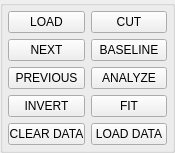
       <widget class="QGroupBox" name="groupBox">
        <property name="sizePolicy">
         <sizepolicy hsizetype="Fixed" vsizetype="Fixed">
          <horstretch>0</horstretch>
          <verstretch>0</verstretch>
         </sizepolicy>
        </property>
        <property name="minimumSize">
         <size>
          <width>175</width>
          <height>0</height>
         </size>
        </property>
        <property name="maximumSize">
         <size>
          <width>175</width>
          <height>150</height>
         </size>
        </property>
        <property name="alignment">
         <set>Qt::AlignCenter</set>
        </property>
        <layout class="QGridLayout" name="gridLayout_2">
         <property name="leftMargin">
          <number>5</number>
         </property>
         <property name="topMargin">
          <number>5</number>
         </property>
         <property name="rightMargin">
          <number>5</number>
         </property>
         <property name="bottomMargin">
          <number>5</number>
         </property>
         <item row="0" column="0">
          <widget class="QPushButton" name="loadbutton">
           <property name="sizePolicy">
            <sizepolicy hsizetype="Expanding" vsizetype="Expanding">
             <horstretch>0</horstretch>
             <verstretch>0</verstretch>
            </sizepolicy>
           </property>
           <property name="minimumSize">
            <size>
             <width>70</width>
             <height>0</height>
            </size>
           </property>
           <property name="maximumSize">
            <size>
             <width>16777215</width>
             <height>16777215</height>
            </size>
           </property>
           <property name="font">
            <font>
             <family>Arial</family>
             <pointsize>9</pointsize>
             <weight>50</weight>
             <bold>false</bold>
            </font>
           </property>
           <property name="layoutDirection">
            <enum>Qt::RightToLeft</enum>
           </property>
           <property name="autoFillBackground">
            <bool>false</bool>
           </property>
           <property name="text">
            <string>LOAD</string>
           </property>
          </widget>
         </item>
         <item row="0" column="1">
          <widget class="QPushButton" name="cutbutton">
           <property name="sizePolicy">
            <sizepolicy hsizetype="Expanding" vsizetype="Expanding">
             <horstretch>0</horstretch>
             <verstretch>0</verstretch>
            </sizepolicy>
           </property>
           <property name="minimumSize">
            <size>
             <width>70</width>
             <height>5</height>
            </size>
           </property>
           <property name="maximumSize">
            <size>
             <width>16777215</width>
             <height>16777215</height>
            </size>
           </property>
           <property name="font">
            <font>
             <family>Arial</family>
             <pointsize>9</pointsize>
             <weight>50</weight>
             <bold>false</bold>
            </font>
           </property>
           <property name="layoutDirection">
            <enum>Qt::LeftToRight</enum>
           </property>
           <property name="autoFillBackground">
            <bool>false</bool>
           </property>
           <property name="text">
            <string>CUT</string>
           </property>
          </widget>
         </item>
         <item row="1" column="0">
          <widget class="QPushButton" name="nextfilebutton">
           <property name="sizePolicy">
            <sizepolicy hsizetype="Expanding" vsizetype="Expanding">
             <horstretch>0</horstretch>
             <verstretch>0</verstretch>
            </sizepolicy>
           </property>
           <property name="minimumSize">
            <size>
             <width>70</width>
             <height>0</height>
            </size>
           </property>
           <property name="maximumSize">
            <size>
             <width>16777215</width>
             <height>16777215</height>
            </size>
           </property>
           <property name="font">
            <font>
             <family>Arial</family>
             <pointsize>9</pointsize>
             <weight>50</weight>
             <bold>false</bold>
            </font>
           </property>
           <property name="layoutDirection">
            <enum>Qt::LeftToRight</enum>
           </property>
           <property name="autoFillBackground">
            <bool>false</bool>
           </property>
           <property name="text">
            <string>NEXT</string>
           </property>
          </widget>
         </item>
         <item row="1" column="1">
          <widget class="QPushButton" name="baselinebutton">
           <property name="sizePolicy">
            <sizepolicy hsizetype="Expanding" vsizetype="Expanding">
             <horstretch>0</horstretch>
             <verstretch>0</verstretch>
            </sizepolicy>
           </property>
           <property name="minimumSize">
            <size>
             <width>70</width>
             <height>0</height>
            </size>
           </property>
           <property name="maximumSize">
            <size>
             <width>16777215</width>
             <height>16777215</height>
            </size>
           </property>
           <property name="font">
            <font>
             <family>Arial</family>
             <pointsize>9</pointsize>
             <weight>50</weight>
             <bold>false</bold>
            </font>
           </property>
           <property name="layoutDirection">
            <enum>Qt::LeftToRight</enum>
           </property>
           <property name="autoFillBackground">
            <bool>false</bool>
           </property>
           <property name="text">
            <string>BASELINE</string>
           </property>
          </widget>
         </item>
         <item row="2" column="0">
          <widget class="QPushButton" name="previousfilebutton">
           <property name="sizePolicy">
            <sizepolicy hsizetype="Expanding" vsizetype="Expanding">
             <horstretch>0</horstretch>
             <verstretch>0</verstretch>
            </sizepolicy>
           </property>
           <property name="minimumSize">
            <size>
             <width>70</width>
             <height>0</height>
            </size>
           </property>
           <property name="maximumSize">
            <size>
             <width>16777215</width>
             <height>16777215</height>
            </size>
           </property>
           <property name="font">
            <font>
             <family>Arial</family>
             <pointsize>9</pointsize>
             <weight>50</weight>
             <bold>false</bold>
            </font>
           </property>
           <property name="layoutDirection">
            <enum>Qt::LeftToRight</enum>
           </property>
           <property name="autoFillBackground">
            <bool>false</bool>
           </property>
           <property name="text">
            <string>PREVIOUS</string>
           </property>
          </widget>
         </item>
         <item row="2" column="1">
          <widget class="QPushButton" name="analyzebutton">
           <property name="sizePolicy">
            <sizepolicy hsizetype="Expanding" vsizetype="Expanding">
             <horstretch>0</horstretch>
             <verstretch>0</verstretch>
            </sizepolicy>
           </property>
           <property name="minimumSize">
            <size>
             <width>70</width>
             <height>0</height>
            </size>
           </property>
           <property name="maximumSize">
            <size>
             <width>16777215</width>
             <height>16777215</height>
            </size>
           </property>
           <property name="font">
            <font>
             <family>Arial</family>
             <pointsize>9</pointsize>
             <weight>50</weight>
             <bold>false</bold>
            </font>
           </property>
           <property name="layoutDirection">
            <enum>Qt::LeftToRight</enum>
           </property>
           <property name="autoFillBackground">
            <bool>false</bool>
           </property>
           <property name="text">
            <string>ANALYZE</string>
           </property>
          </widget>
         </item>
         <item row="3" column="0">
          <widget class="QPushButton" name="invertbutton">
           <property name="sizePolicy">
            <sizepolicy hsizetype="Expanding" vsizetype="Expanding">
             <horstretch>0</horstretch>
             <verstretch>0</verstretch>
            </sizepolicy>
           </property>
           <property name="minimumSize">
            <size>
             <width>70</width>
             <height>0</height>
            </size>
           </property>
           <property name="maximumSize">
            <size>
             <width>16777215</width>
             <height>16777215</height>
            </size>
           </property>
           <property name="font">
            <font>
             <family>Arial</family>
             <pointsize>9</pointsize>
             <weight>50</weight>
             <bold>false</bold>
            </font>
           </property>
           <property name="layoutDirection">
            <enum>Qt::LeftToRight</enum>
           </property>
           <property name="autoFillBackground">
            <bool>false</bool>
           </property>
           <property name="text">
            <string>INVERT</string>
           </property>
          </widget>
         </item>
         <item row="3" column="1">
          <widget class="QPushButton" name="fitbutton">
           <property name="sizePolicy">
            <sizepolicy hsizetype="Expanding" vsizetype="Expanding">
             <horstretch>0</horstretch>
             <verstretch>0</verstretch>
            </sizepolicy>
           </property>
           <property name="minimumSize">
            <size>
             <width>70</width>
             <height>0</height>
            </size>
           </property>
           <property name="maximumSize">
            <size>
             <width>16777215</width>
             <height>16777215</height>
            </size>
           </property>
           <property name="font">
            <font>
             <family>Arial</family>
             <pointsize>9</pointsize>
             <weight>50</weight>
             <bold>false</bold>
            </font>
           </property>
           <property name="layoutDirection">
            <enum>Qt::LeftToRight</enum>
           </property>
           <property name="autoFillBackground">
            <bool>false</bool>
           </property>
           <property name="text">
            <string>FIT</string>
           </property>
          </widget>
         </item>
         <item row="4" column="0">
          <widget class="QPushButton" name="clearscatterbutton">
           <property name="sizePolicy">
            <sizepolicy hsizetype="Expanding" vsizetype="Expanding">
             <horstretch>0</horstretch>
             <verstretch>0</verstretch>
            </sizepolicy>
           </property>
           <property name="minimumSize">
            <size>
             <width>70</width>
             <height>5</height>
            </size>
           </property>
           <property name="maximumSize">
            <size>
             <width>16777215</width>
             <height>16777215</height>
            </size>
           </property>
           <property name="font">
            <font>
             <family>Arial</family>
             <pointsize>9</pointsize>
             <weight>50</weight>
             <bold>false</bold>
            </font>
           </property>
           <property name="layoutDirection">
            <enum>Qt::LeftToRight</enum>
           </property>
           <property name="autoFillBackground">
            <bool>false</bool>
           </property>
           <property name="text">
            <string>CLEAR DATA</string>
           </property>
          </widget>
         </item>
         <item row="4" column="1">
          <widget class="QPushButton" name="loaddatabutton">
           <property name="sizePolicy">
            <sizepolicy hsizetype="Expanding" vsizetype="Expanding">
             <horstretch>0</horstretch>
             <verstretch>0</verstretch>
            </sizepolicy>
           </property>
           <property name="minimumSize">
            <size>
             <width>70</width>
             <height>0</height>
            </size>
           </property>
           <property name="maximumSize">
            <size>
             <width>16777215</width>
             <height>16777215</height>
            </size>
           </property>
           <property name="font">
            <font>
             <family>Arial</family>
             <pointsize>9</pointsize>
             <weight>50</weight>
             <bold>false</bold>
            </font>
           </property>
           <property name="layoutDirection">
            <enum>Qt::LeftToRight</enum>
           </property>
           <property name="autoFillBackground">
            <bool>false</bool>
           </property>
           <property name="text">
            <string>LOAD DATA</string>
           </property>
          </widget>
         </item>
        </layout>
       </widget>
